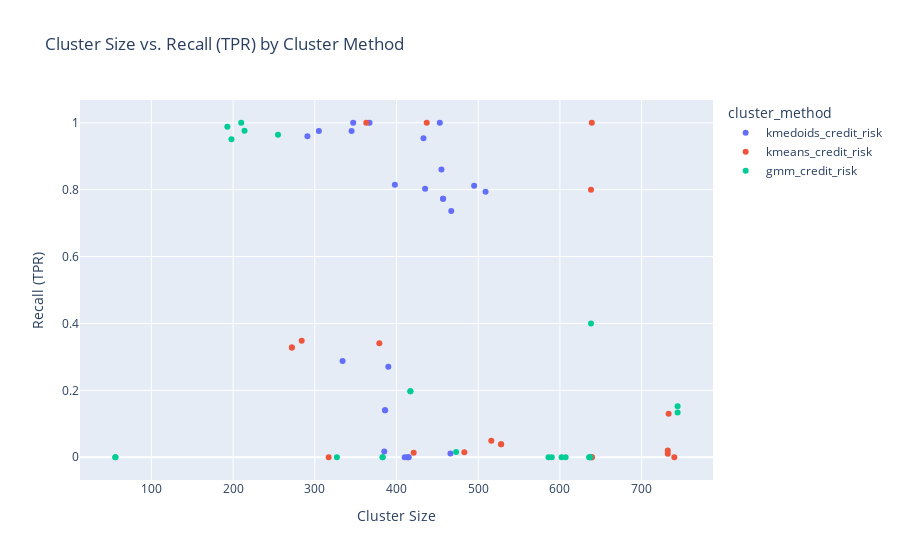

The cell this chart's notebook holds for it:
### Code cell
fig6 = px.scatter(df2, x="Cluster Size", y="Recall (TPR)", color="cluster_method",
                  title="Cluster Size vs. Recall (TPR) by Cluster Method")
fig6.show()

### Figure 1 — Plotly figure (JSON) as saved in the notebook; plotly's stock layout.template omitted (floating-point values rounded to 4 significant figures)
{"data": [{"hovertemplate": "cluster_method=kmedoids_credit_risk<br>Cluster Size=%{x}<br>Recall (TPR)=%{y}<extra></extra>", "legendgroup": "kmedoids_credit_risk", "marker": {"color": "#636efa", "symbol": "circle"}, "mode": "markers", "name": "kmedoids_credit_risk", "orientation": "v", "showlegend": true, "type": "scatter", "x": [367, 433, 386, 414, 457, 343, 345, 455, 386, 414, 457, 343, 453, 347, 415, 385, 398, 402, 509, 291, 390, 410, 333, 467, 305, 495, 466, 334, 435, 365], "xaxis": "x", "y": [1, 0.954, 0.1404, 0, 0.7725, null, 0.9753, 0.8605, 0.1404, 0, 0.7725, null, 1, 1, 0, 0.01724, 0.8144, null, 0.7935, 0.96, 0.2708, 0, null, 0.7365, 0.9756, 0.8118, 0.01149, 0.2875, 0.8024, null], "yaxis": "y"}, {"hovertemplate": "cluster_method=kmeans_credit_risk<br>Cluster Size=%{x}<br>Recall (TPR)=%{y}<extra></extra>", "legendgroup": "kmeans_credit_risk", "marker": {"color": "#EF553B", "symbol": "circle"}, "mode": "markers", "name": "kmeans_credit_risk", "orientation": "v", "showlegend": true, "type": "scatter", "x": [733, 67, 272, 528, 161, 639, 68, 732, 272, 528, 161, 639, 363, 437, 483, 317, 167, 633, 60, 740, 379, 421, 161, 639, 68, 732, 284, 516, 162, 638], "xaxis": "x", "y": [0.13, null, 0.3281, 0.03883, null, 0, null, 0.0202, 0.3281, 0.03883, null, 0, 1, 1, 0.01504, 0, null, null, null, 0, 0.3407, 0.01316, null, 1, null, 0.0101, 0.3485, 0.0495, null, 0.8], "yaxis": "y"}, {"hovertemplate": "cluster_method=gmm_credit_risk<br>Cluster Size=%{x}<br>Recall (TPR)=%{y}<extra></extra>", "legendgroup": "gmm_credit_risk", "marker": {"color": "#00cc96", "symbol": "circle"}, "mode": "markers", "name": "gmm_credit_risk", "orientation": "v", "showlegend": true, "type": "scatter", "x": [607, 193, 383, 417, 164, 636, 210, 590, 383, 417, 164, 636, 602, 198, 473, 327, 167, 633, 255, 545, 744, 56, 162, 638, 214, 586, 744, 56, 163, 637], "xaxis": "x", "y": [0, 0.988, 0, 0.197, null, 0, 1, 0, 0, 0.197, null, 0, 0, 0.9509, 0.01575, 0, null, null, 0.9641, null, 0.1524, 0, null, 0.4, 0.9758, 0, 0.1341, 0, null, 0], "yaxis": "y"}], "layout": {"legend": {"title": {"text": "cluster_method"}, "tracegroupgap": 0}, "title": {"text": "Cluster Size vs. Recall (TPR) by Cluster Method"}, "xaxis": {"anchor": "y", "domain": [0, 1], "title": {"text": "Cluster Size"}}, "yaxis": {"anchor": "x", "domain": [0, 1], "title": {"text": "Recall (TPR)"}}}}
